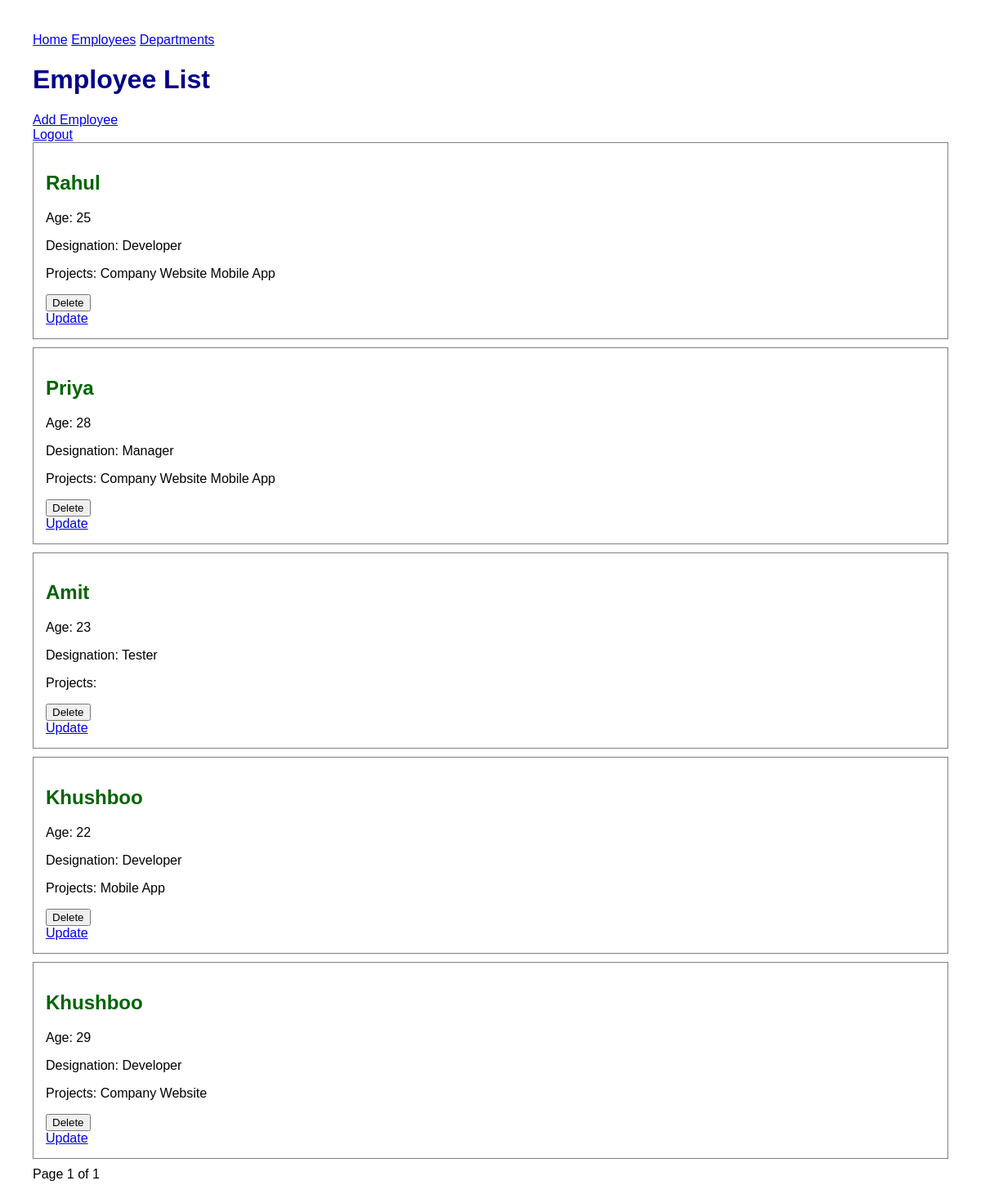
The page /employees/?page=2 (signed in) on the database as committed earlier.
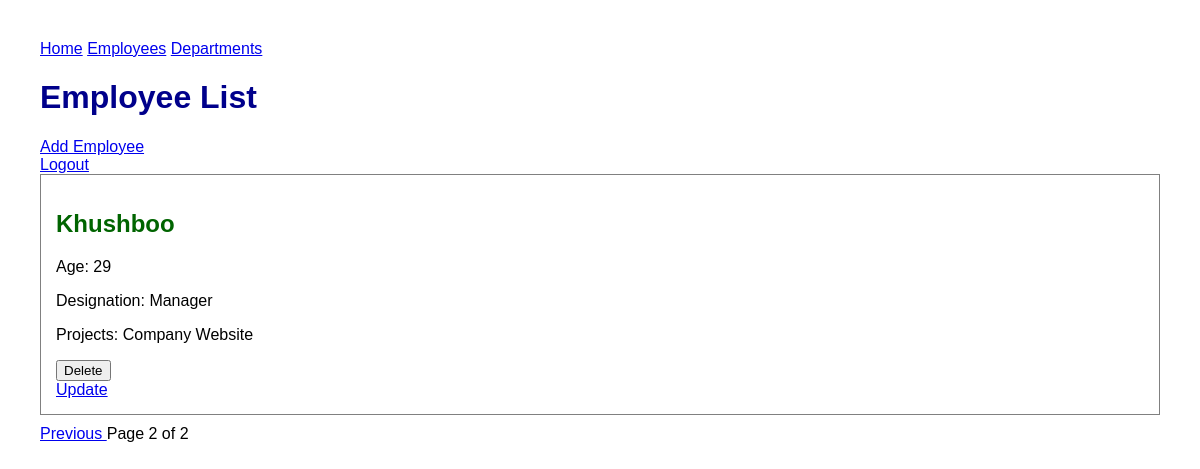
The same page on the database as committed later.
### employees/models.py (models this page shows, shortened)
class Employee(models.Model):
    name = models.CharField(max_length=100)
    age = models.IntegerField()
    designation = models.CharField(max_length=100)
    profile_image = models.ImageField(
        upload_to="profile_images/",
        null=True,
        blank=True
    )
    department = models.ForeignKey(
        Department,
        on_delete=models.CASCADE,
        related_name="employees",
        null=True
    )
    projects = models.ManyToManyField(
        Project,
        related_name="employees"
    )

class Project(models.Model):
    name = models.CharField(max_length=100)

### employees/views.py (the view)
# urls.py: path("employees/", views.employee_list, name="employee_list"),
@login_required
@permission_required(
    "employees.view_employee",
    raise_exception=True
)
def employee_list(request):
    employees = Employee.objects.all()
    paginator = Paginator(employees, 5)
    page_number = request.GET.get("page")
    employees_page = paginator.get_page(page_number)
    if request.method == 'GET':
        return render(
            request,
            "employees/employee_list.html",
            {"employees": employees_page}
        )
    return HttpResponse("Unsupported request method")

### employees/templates/employees/employee_list.html (shortened to what this page needs)
{% extends "employees/base.html" %}
{% block content %}
    <div style="justify-content: flex-end;">
        <h1>Employee List</h1>
        {% if perms.employees.add_employee %}
            <a href="{% url 'employee_create' %}">Add Employee</a>
        {% endif %}
    </div>
    <div>
        <a href="{% url 'logout' %}">
            Logout
        </a>
    </div>
    {% for employee in employees %}
    <div class="employee">
        <h2>{{ employee.name }}</h2>
        <p>Age: {{ employee.age }}</p>
        <p>Designation: {{ employee.designation }}</p>
        <p>
            Projects:
            {% for project in employee.projects.all %}
                {{ project.name }}
            {% endfor %}
        </p>
        {% if perms.employees.delete_employee %}
            <form method="post" action="{% url 'employee_delete' employee.id %}">
                <button type="submit">Delete</button>
            </form>
        {% endif %}
        {% if perms.employees.change_employee %}
            <a href="{% url 'employee_update' employee.id %}">Update</a>
        {% endif %}
    </div>
{% endfor %}
<div class="pagination">
    {% if employees.has_previous %}
        <a href="?page={{ employees.previous_page_number }}">
            Previous
        </a>
    {% endif %}
    <span>
        Page {{ employees.number }} of {{ employees.paginator.num_pages }}
    </span>
</div>
{% endblock %}

Rows that differ between the two databases and show on the page:
no longer on this page (row unchanged): Employee: name "Rahul", age "25", designation "Developer", Project (name "Company Website")
no longer on this page (row unchanged): Project: name "Mobile App"
no longer on this page (row unchanged): Employee: name "Priya", age "28", designation "Manager", Project (name "Company Website")
no longer on this page (row unchanged): Employee: name "Amit", age "23", designation "Tester"
no longer on this page (row edited): Employee: name "Khushboo", age "22", designation "Developer"
removed Employee: name "Khushboo", age "29", designation "Developer", Project (name "Company Website")
added Employee: name "Khushboo", age "29", designation "Manager", Project (name "Company Website")
Other text that changed with them:
{{ employees.number }}: "1" → "2"
{{ employees.paginator.num_pages }}: "1" → "2"
text now shown: "Previous"
